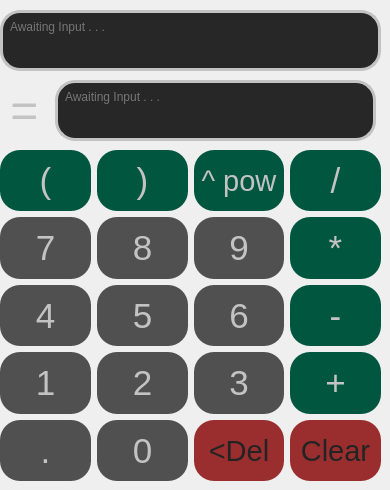
    <widget class="QWidget" name="calPage">
     <widget class="QTextBrowser" name="exprBrowser">
      <property name="geometry">
       <rect>
        <x>0</x>
        <y>10</y>
        <width>381</width>
        <height>61</height>
       </rect>
      </property>
      <property name="focusPolicy">
       <enum>Qt::NoFocus</enum>
      </property>
      <property name="styleSheet">
       <string notr="true">background: rgb(39, 39, 39);
border: 3px solid rgb(195, 195, 195);
border-radius: 20px;
padding: 3px;
color: rgb(195, 195, 195)</string>
      </property>
      <property name="placeholderText">
       <string>Awaiting Input . . .</string>
      </property>
     </widget>
     <widget class="QTextBrowser" name="ansrBrowser">
      <property name="geometry">
       <rect>
        <x>55</x>
        <y>80</y>
        <width>321</width>
        <height>61</height>
       </rect>
      </property>
      <property name="focusPolicy">
       <enum>Qt::NoFocus</enum>
      </property>
      <property name="styleSheet">
       <string notr="true">background: rgb(39, 39, 39);
border: 3px solid rgb(195, 195, 195);
border-radius: 20px;
padding: 3px;
color: rgb(195, 195, 195);</string>
      </property>
      <property name="placeholderText">
       <string>Awaiting Input . . .</string>
      </property>
     </widget>
     <widget class="QLabel" name="eqlsLabel">
      <property name="geometry">
       <rect>
        <x>0</x>
        <y>80</y>
        <width>49</width>
        <height>61</height>
       </rect>
      </property>
      <property name="font">
       <font>
        <pointsize>36</pointsize>
       </font>
      </property>
      <property name="styleSheet">
       <string notr="true">color: rgb(195, 195, 195);</string>
      </property>
      <property name="text">
       <string>=</string>
      </property>
      <property name="alignment">
       <set>Qt::AlignCenter</set>
      </property>
     </widget>
     <widget class="QWidget" name="gridLayoutWidget">
      <property name="geometry">
       <rect>
        <x>0</x>
        <y>150</y>
        <width>381</width>
        <height>331</height>
       </rect>
      </property>
      <layout class="QGridLayout" name="calGrid">
       <item row="2" column="0">
        <widget class="QPushButton" name="fourBtn">
         <property name="sizePolicy">
          <sizepolicy hsizetype="Ignored" vsizetype="Ignored">
           <horstretch>0</horstretch>
           <verstretch>0</verstretch>
          </sizepolicy>
         </property>
         <property name="font">
          <font>
           <pointsize>26</pointsize>
          </font>
         </property>
         <property name="focusPolicy">
          <enum>Qt::NoFocus</enum>
         </property>
         <property name="styleSheet">
          <string notr="true">QPushButton#fourBtn{
background: rgb(80, 80, 80);
color: rgb(195, 195, 195);
border-radius: 20px;
}

QPushButton#fourBtn:hover{
background: rgb(100, 100, 100);
}

QPushButton#fourBtn:pressed{
background: rgb(80, 80, 80);
border: 2px solid rgb(45, 45, 45);
}</string>
         </property>
         <property name="text">
          <string>4</string>
         </property>
        </widget>
       </item>
       <item row="0" column="0">
        <widget class="QPushButton" name="leftParenBtn">
         <property name="sizePolicy">
          <sizepolicy hsizetype="Ignored" vsizetype="Ignored">
           <horstretch>0</horstretch>
           <verstretch>0</verstretch>
          </sizepolicy>
         </property>
         <property name="font">
          <font>
           <pointsize>26</pointsize>
          </font>
         </property>
         <property name="focusPolicy">
          <enum>Qt::NoFocus</enum>
         </property>
         <property name="styleSheet">
          <string notr="true">QPushButton#leftParenBtn {
color: rgb(195, 195, 195);
border-radius: 20px;
background: rgb(0, 86, 63);
}

QPushButton#leftParenBtn:hover{
background: rgb(0, 102, 73);
}

QPushButton#leftParenBtn:pressed{
background: rgb(0, 68, 49);
border: 2px solid rgb(45, 45, 45);
}
</string>
         </property>
         <property name="text">
          <string>(</string>
         </property>
        </widget>
       </item>
       <item row="1" column="0">
        <widget class="QPushButton" name="sevenBtn">
         <property name="sizePolicy">
          <sizepolicy hsizetype="Ignored" vsizetype="Ignored">
           <horstretch>0</horstretch>
           <verstretch>0</verstretch>
          </sizepolicy>
         </property>
         <property name="font">
          <font>
           <pointsize>26</pointsize>
          </font>
         </property>
         <property name="focusPolicy">
          <enum>Qt::NoFocus</enum>
         </property>
         <property name="styleSheet">
          <string notr="true">QPushButton#sevenBtn{
background: rgb(80, 80, 80);
color: rgb(195, 195, 195);
border-radius: 20px;
}

QPushButton#sevenBtn:hover{
background: rgb(100, 100, 100);
}

QPushButton#sevenBtn:pressed{
background: rgb(80, 80, 80);
border: 2px solid rgb(45, 45, 45);
}</string>
         </property>
         <property name="text">
          <string>7</string>
         </property>
        </widget>
       </item>
       <item row="0" column="2">
        <widget class="QPushButton" name="powBtn">
         <property name="sizePolicy">
          <sizepolicy hsizetype="Ignored" vsizetype="Ignored">
           <horstretch>0</horstretch>
           <verstretch>0</verstretch>
          </sizepolicy>
         </property>
         <property name="font">
          <font>
           <pointsize>22</pointsize>
          </font>
         </property>
         <property name="focusPolicy">
          <enum>Qt::NoFocus</enum>
         </property>
         <property name="styleSheet">
          <string notr="true">QPushButton#powBtn {
color: rgb(195, 195, 195);
border-radius: 20px;
background: rgb(0, 86, 63);
}

QPushButton#powBtn:hover{
background: rgb(0, 102, 73);
}

QPushButton#powBtn:pressed{
background: rgb(0, 68, 49);
border: 2px solid rgb(45, 45, 45);
}</string>
         </property>
         <property name="text">
          <string>^ pow</string>
         </property>
        </widget>
       </item>
       <item row="3" column="0">
        <widget class="QPushButton" name="oneBtn">
         <property name="sizePolicy">
          <sizepolicy hsizetype="Ignored" vsizetype="Ignored">
           <horstretch>0</horstretch>
           <verstretch>0</verstretch>
          </sizepolicy>
         </property>
         <property name="font">
          <font>
           <pointsize>26</pointsize>
          </font>
         </property>
         <property name="focusPolicy">
          <enum>Qt::NoFocus</enum>
         </property>
         <property name="styleSheet">
          <string notr="true">QPushButton#oneBtn{
background: rgb(80, 80, 80);
color: rgb(195, 195, 195);
border-radius: 20px;
}

QPushButton#oneBtn:hover{
background: rgb(100, 100, 100);
}

QPushButton#oneBtn:pressed{
background: rgb(80, 80, 80);
border: 2px solid rgb(45, 45, 45);
}</string>
         </property>
         <property name="text">
          <string>1</string>
         </property>
        </widget>
       </item>
       <item row="0" column="3">
        <widget class="QPushButton" name="divBtn">
         <property name="sizePolicy">
          <sizepolicy hsizetype="Ignored" vsizetype="Ignored">
           <horstretch>0</horstretch>
           <verstretch>0</verstretch>
          </sizepolicy>
         </property>
         <property name="font">
          <font>
           <pointsize>26</pointsize>
          </font>
         </property>
         <property name="focusPolicy">
          <enum>Qt::NoFocus</enum>
         </property>
         <property name="styleSheet">
          <string notr="true">QPushButton#divBtn {
color: rgb(195, 195, 195);
border-radius: 20px;
background: rgb(0, 86, 63);
}

QPushButton#divBtn:hover{
background: rgb(0, 102, 73);
}

QPushButton#divBtn:pressed{
background: rgb(0, 68, 49);
border: 2px solid rgb(45, 45, 45);
}</string>
         </property>
         <property name="text">
          <string>/</string>
         </property>
        </widget>
       </item>
       <item row="0" column="1">
        <widget class="QPushButton" name="rightParenBtn">
         <property name="sizePolicy">
          <sizepolicy hsizetype="Ignored" vsizetype="Ignored">
           <horstretch>0</horstretch>
           <verstretch>0</verstretch>
          </sizepolicy>
         </property>
         <property name="font">
          <font>
           <pointsize>26</pointsize>
          </font>
         </property>
         <property name="focusPolicy">
          <enum>Qt::NoFocus</enum>
         </property>
         <property name="styleSheet">
          <string notr="true">QPushButton#rightParenBtn {
color: rgb(195, 195, 195);
border-radius: 20px;
background: rgb(0, 86, 63);
}

QPushButton#rightParenBtn:hover{
background: rgb(0, 102, 73);
}

QPushButton#rightParenBtn:pressed{
background: rgb(0, 68, 49);
border: 2px solid rgb(45, 45, 45);
}</string>
         </property>
         <property name="text">
          <string>)</string>
         </property>
        </widget>
       </item>
       <item row="4" column="0">
        <widget class="QPushButton" name="decBtn">
         <property name="sizePolicy">
          <sizepolicy hsizetype="Ignored" vsizetype="Ignored">
           <horstretch>0</horstretch>
           <verstretch>0</verstretch>
          </sizepolicy>
         </property>
         <property name="font">
          <font>
           <pointsize>26</pointsize>
          </font>
         </property>
         <property name="focusPolicy">
          <enum>Qt::NoFocus</enum>
         </property>
         <property name="styleSheet">
          <string notr="true">QPushButton#decBtn{
background: rgb(80, 80, 80);
color: rgb(195, 195, 195);
border-radius: 20px;
}

QPushButton#decBtn:hover{
background: rgb(100, 100, 100);
}

QPushButton#decBtn:pressed{
background: rgb(80, 80, 80);
border: 2px solid rgb(45, 45, 45);
}</string>
         </property>
         <property name="text">
          <string>.</string>
         </property>
        </widget>
       </item>
       <item row="1" column="1">
        <widget class="QPushButton" name="eightBtn">
         <property name="sizePolicy">
          <sizepolicy hsizetype="Ignored" vsizetype="Ignored">
           <horstretch>0</horstretch>
           <verstretch>0</verstretch>
          </sizepolicy>
         </property>
         <property name="font">
          <font>
           <pointsize>26</pointsize>
          </font>
         </property>
         <property name="focusPolicy">
          <enum>Qt::NoFocus</enum>
         </property>
         <property name="styleSheet">
          <string notr="true">QPushButton#eightBtn{
background: rgb(80, 80, 80);
color: rgb(195, 195, 195);
border-radius: 20px;
}

QPushButton#eightBtn:hover{
background: rgb(100, 100, 100);
}

QPushButton#eightBtn:pressed{
background: rgb(80, 80, 80);
border: 2px solid rgb(45, 45, 45);
}</string>
         </property>
         <property name="text">
          <string>8</string>
         </property>
        </widget>
       </item>
       <item row="1" column="2">
        <widget class="QPushButton" name="nineBtn">
         <property name="sizePolicy">
          <sizepolicy hsizetype="Ignored" vsizetype="Ignored">
           <horstretch>0</horstretch>
           <verstretch>0</verstretch>
          </sizepolicy>
         </property>
         <property name="font">
          <font>
           <pointsize>26</pointsize>
          </font>
         </property>
         <property name="focusPolicy">
          <enum>Qt::NoFocus</enum>
         </property>
         <property name="styleSheet">
          <string notr="true">QPushButton#nineBtn{
background: rgb(80, 80, 80);
color: rgb(195, 195, 195);
border-radius: 20px;
}

QPushButton#nineBtn:hover{
background: rgb(100, 100, 100);
}

QPushButton#nineBtn:pressed{
background: rgb(80, 80, 80);
border: 2px solid rgb(45, 45, 45);
}</string>
         </property>
         <property name="text">
          <string>9</string>
         </property>
        </widget>
       </item>
       <item row="1" column="3">
        <widget class="QPushButton" name="multiBtn">
         <property name="sizePolicy">
          <sizepolicy hsizetype="Ignored" vsizetype="Ignored">
           <horstretch>0</horstretch>
           <verstretch>0</verstretch>
          </sizepolicy>
         </property>
         <property name="font">
          <font>
           <pointsize>26</pointsize>
          </font>
         </property>
         <property name="focusPolicy">
          <enum>Qt::NoFocus</enum>
         </property>
         <property name="styleSheet">
          <string notr="true">QPushButton#multiBtn {
color: rgb(195, 195, 195);
border-radius: 20px;
background: rgb(0, 86, 63);
}

QPushButton#multiBtn:hover{
background: rgb(0, 102, 73);
}

QPushButton#multiBtn:pressed{
background: rgb(0, 68, 49);
border: 2px solid rgb(45, 45, 45);
}</string>
         </property>
         <property name="text">
          <string>*</string>
         </property>
        </widget>
       </item>
       <item row="2" column="1">
        <widget class="QPushButton" name="fiveBtn">
         <property name="sizePolicy">
          <sizepolicy hsizetype="Ignored" vsizetype="Ignored">
           <horstretch>0</horstretch>
           <verstretch>0</verstretch>
          </sizepolicy>
         </property>
         <property name="font">
          <font>
           <pointsize>26</pointsize>
          </font>
         </property>
         <property name="focusPolicy">
          <enum>Qt::NoFocus</enum>
         </property>
         <property name="styleSheet">
          <string notr="true">QPushButton#fiveBtn{
background: rgb(80, 80, 80);
color: rgb(195, 195, 195);
border-radius: 20px;
}

QPushButton#fiveBtn:hover{
background: rgb(100, 100, 100);
}

QPushButton#fiveBtn:pressed{
background: rgb(80, 80, 80);
border: 2px solid rgb(45, 45, 45);
}</string>
         </property>
         <property name="text">
          <string>5</string>
         </property>
        </widget>
       </item>
       <item row="2" column="2">
        <widget class="QPushButton" name="sixBtn">
         <property name="sizePolicy">
          <sizepolicy hsizetype="Ignored" vsizetype="Ignored">
           <horstretch>0</horstretch>
           <verstretch>0</verstretch>
          </sizepolicy>
         </property>
         <property name="font">
          <font>
           <pointsize>26</pointsize>
          </font>
         </property>
         <property name="focusPolicy">
          <enum>Qt::NoFocus</enum>
         </property>
         <property name="styleSheet">
          <string notr="true">QPushButton#sixBtn{
background: rgb(80, 80, 80);
color: rgb(195, 195, 195);
border-radius: 20px;
}

QPushButton#sixBtn:hover{
background: rgb(100, 100, 100);
}

QPushButton#sixBtn:pressed{
background: rgb(80, 80, 80);
border: 2px solid rgb(45, 45, 45);
}</string>
         </property>
         <property name="text">
          <string>6</string>
         </property>
        </widget>
       </item>
       <item row="2" column="3">
        <widget class="QPushButton" name="minusBtn">
         <property name="sizePolicy">
          <sizepolicy hsizetype="Ignored" vsizetype="Ignored">
           <horstretch>0</horstretch>
           <verstretch>0</verstretch>
          </sizepolicy>
         </property>
         <property name="font">
          <font>
           <pointsize>26</pointsize>
          </font>
         </property>
         <property name="focusPolicy">
          <enum>Qt::NoFocus</enum>
         </property>
         <property name="styleSheet">
          <string notr="true">QPushButton#minusBtn {
color: rgb(195, 195, 195);
border-radius: 20px;
background: rgb(0, 86, 63);
}

QPushButton#minusBtn:hover{
background: rgb(0, 102, 73);
}

QPushButton#minusBtn:pressed{
background: rgb(0, 68, 49);
border: 2px solid rgb(45, 45, 45);
}</string>
         </property>
         <property name="text">
          <string>-</string>
         </property>
        </widget>
       </item>
       <item row="3" column="1">
        <widget class="QPushButton" name="twoBtn">
         <property name="sizePolicy">
          <sizepolicy hsizetype="Ignored" vsizetype="Ignored">
           <horstretch>0</horstretch>
           <verstretch>0</verstretch>
          </sizepolicy>
         </property>
         <property name="font">
          <font>
           <pointsize>26</pointsize>
          </font>
         </property>
         <property name="focusPolicy">
          <enum>Qt::NoFocus</enum>
         </property>
         <property name="styleSheet">
          <string notr="true">QPushButton#twoBtn{
background: rgb(80, 80, 80);
color: rgb(195, 195, 195);
border-radius: 20px;
}

QPushButton#twoBtn:hover{
background: rgb(100, 100, 100);
}

QPushButton#twoBtn:pressed{
background: rgb(80, 80, 80);
border: 2px solid rgb(45, 45, 45);
}</string>
         </property>
         <property name="text">
          <string>2</string>
         </property>
        </widget>
       </item>
       <item row="3" column="2">
        <widget class="QPushButton" name="threeBtn">
         <property name="sizePolicy">
          <sizepolicy hsizetype="Ignored" vsizetype="Ignored">
           <horstretch>0</horstretch>
           <verstretch>0</verstretch>
          </sizepolicy>
         </property>
         <property name="font">
          <font>
           <pointsize>26</pointsize>
          </font>
         </property>
         <property name="focusPolicy">
          <enum>Qt::NoFocus</enum>
         </property>
         <property name="styleSheet">
          <string notr="true">QPushButton#threeBtn{
background: rgb(80, 80, 80);
color: rgb(195, 195, 195);
border-radius: 20px;
}

QPushButton#threeBtn:hover{
background: rgb(100, 100, 100);
}

QPushButton#threeBtn:pressed{
background: rgb(80, 80, 80);
border: 2px solid rgb(45, 45, 45);
}</string>
         </property>
         <property name="text">
          <string>3</string>
         </property>
        </widget>
       </item>
       <item row="3" column="3">
        <widget class="QPushButton" name="plusBtn">
         <property name="sizePolicy">
          <sizepolicy hsizetype="Ignored" vsizetype="Ignored">
           <horstretch>0</horstretch>
           <verstretch>0</verstretch>
          </sizepolicy>
         </property>
         <property name="font">
          <font>
           <pointsize>26</pointsize>
          </font>
         </property>
         <property name="focusPolicy">
          <enum>Qt::NoFocus</enum>
         </property>
         <property name="styleSheet">
          <string notr="true">QPushButton#plusBtn {
color: rgb(195, 195, 195);
border-radius: 20px;
background: rgb(0, 86, 63);
}

QPushButton#plusBtn:hover{
background: rgb(0, 102, 73);
}

QPushButton#plusBtn:pressed{
background: rgb(0, 68, 49);
border: 2px solid rgb(45, 45, 45);
}</string>
         </property>
         <property name="text">
          <string>+</string>
         </property>
        </widget>
       </item>
       <item row="4" column="1">
        <widget class="QPushButton" name="zeroBtn">
         <property name="sizePolicy">
          <sizepolicy hsizetype="Ignored" vsizetype="Ignored">
           <horstretch>0</horstretch>
           <verstretch>0</verstretch>
          </sizepolicy>
         </property>
         <property name="font">
          <font>
           <pointsize>26</pointsize>
          </font>
         </property>
         <property name="focusPolicy">
          <enum>Qt::NoFocus</enum>
         </property>
         <property name="styleSheet">
          <string notr="true">QPushButton#zeroBtn{
background: rgb(80, 80, 80);
color: rgb(195, 195, 195);
border-radius: 20px;
}

QPushButton#zeroBtn:hover{
background: rgb(100, 100, 100);
}

QPushButton#zeroBtn:pressed{
background: rgb(80, 80, 80);
border: 2px solid rgb(45, 45, 45);
}</string>
         </property>
         <property name="text">
          <string>0</string>
         </property>
        </widget>
       </item>
       <item row="4" column="2">
        <widget class="QPushButton" name="delBtn">
         <property name="sizePolicy">
          <sizepolicy hsizetype="Ignored" vsizetype="Ignored">
           <horstretch>0</horstretch>
           <verstretch>0</verstretch>
          </sizepolicy>
         </property>
         <property name="font">
          <font>
           <pointsize>22</pointsize>
          </font>
         </property>
         <property name="focusPolicy">
          <enum>Qt::NoFocus</enum>
         </property>
         <property name="styleSheet">
          <string notr="true">QPushButton#delBtn{
color:rgb(35, 35, 35);
background: rgb(154, 46, 46);
border-radius: 20px;
}

QPushButton#delBtn:hover{
background: rgb(181, 54, 54);
}

QPushButton#delBtn:pressed{
background: rgb(130, 39, 39);
border: 2px solid rgb(45, 45, 45);
}</string>
         </property>
         <property name="text">
          <string>&lt;Del</string>
         </property>
        </widget>
       </item>
       <item row="4" column="3">
        <widget class="QPushButton" name="clearBtn">
         <property name="sizePolicy">
          <sizepolicy hsizetype="Ignored" vsizetype="Ignored">
           <horstretch>0</horstretch>
           <verstretch>0</verstretch>
          </sizepolicy>
         </property>
         <property name="font">
          <font>
           <pointsize>22</pointsize>
          </font>
         </property>
         <property name="focusPolicy">
          <enum>Qt::NoFocus</enum>
         </property>
         <property name="styleSheet">
          <string notr="true">QPushButton#clearBtn{
color:rgb(35, 35, 35);
background: rgb(154, 46, 46);
border-radius: 20px;
}

QPushButton#clearBtn:hover{
background: rgb(181, 54, 54);
}

QPushButton#clearBtn:pressed{
background: rgb(130, 39, 39);
border: 2px solid rgb(45, 45, 45);
}</string>
         </property>
         <property name="text">
          <string>Clear</string>
         </property>
        </widget>
       </item>
      </layout>
     </widget>
    </widget>
